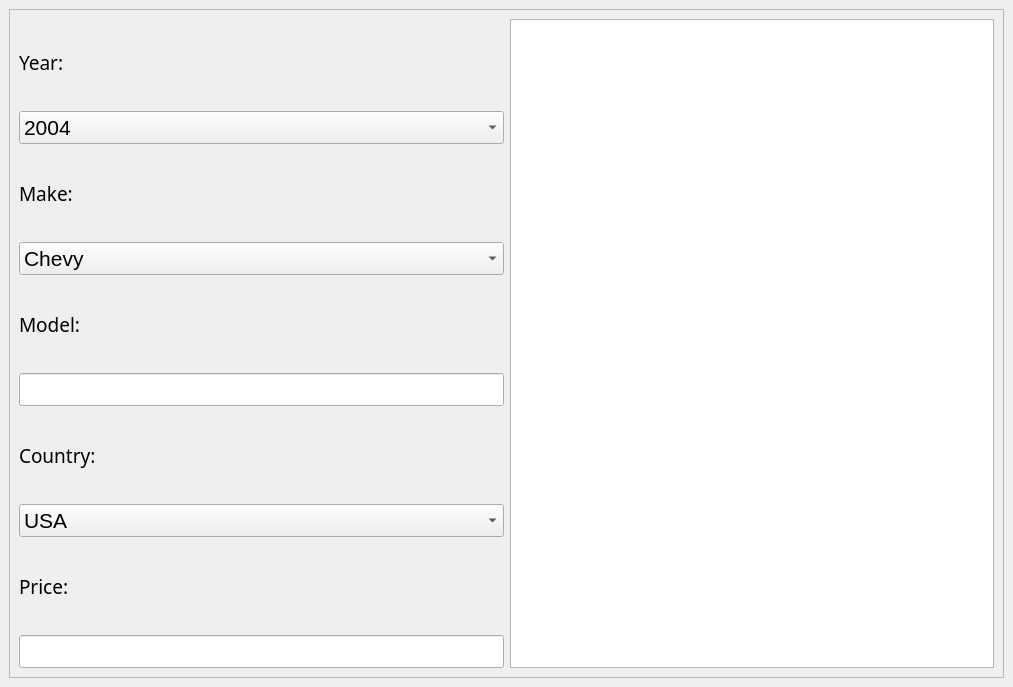
<?xml version="1.0" encoding="UTF-8"?>
<ui version="4.0">
 <class>DockWidget</class>
 <widget class="QDockWidget" name="DockWidget">
  <property name="geometry">
   <rect>
    <x>0</x>
    <y>0</y>
    <width>1013</width>
    <height>687</height>
   </rect>
  </property>
  <property name="windowTitle">
   <string>Car Form</string>
  </property>
  <widget class="QWidget" name="dockWidgetContents">
   <layout class="QHBoxLayout" name="horizontalLayout">
    <item>
     <widget class="QScrollArea" name="scrollArea">
      <property name="widgetResizable">
       <bool>true</bool>
      </property>
      <widget class="QWidget" name="scrollAreaWidgetContents">
       <property name="geometry">
        <rect>
         <x>0</x>
         <y>0</y>
         <width>989</width>
         <height>637</height>
        </rect>
       </property>
       <layout class="QGridLayout" name="gridLayout">
        <item row="1" column="0">
         <widget class="QComboBox" name="inputYear">
          <property name="font">
           <font>
            <pointsize>16</pointsize>
           </font>
          </property>
          <item>
           <property name="text">
            <string>2004</string>
           </property>
          </item>
          <item>
           <property name="text">
            <string>2003</string>
           </property>
          </item>
          <item>
           <property name="text">
            <string>2002</string>
           </property>
          </item>
          <item>
           <property name="text">
            <string>2001</string>
           </property>
          </item>
          <item>
           <property name="text">
            <string>2000</string>
           </property>
          </item>
          <item>
           <property name="text">
            <string>1999</string>
           </property>
          </item>
          <item>
           <property name="text">
            <string>1998</string>
           </property>
          </item>
          <item>
           <property name="text">
            <string>1997</string>
           </property>
          </item>
          <item>
           <property name="text">
            <string>1996</string>
           </property>
          </item>
          <item>
           <property name="text">
            <string>1995</string>
           </property>
          </item>
          <item>
           <property name="text">
            <string>1994</string>
           </property>
          </item>
          <item>
           <property name="text">
            <string>1993</string>
           </property>
          </item>
         </widget>
        </item>
        <item row="0" column="0">
         <widget class="QLabel" name="lableYear">
          <property name="font">
           <font>
            <family>PMingLiU-ExtB</family>
            <pointsize>14</pointsize>
           </font>
          </property>
          <property name="text">
           <string>Year:</string>
          </property>
         </widget>
        </item>
        <item row="2" column="0">
         <widget class="QLabel" name="lableMake">
          <property name="font">
           <font>
            <family>PMingLiU-ExtB</family>
            <pointsize>14</pointsize>
           </font>
          </property>
          <property name="text">
           <string>Make:</string>
          </property>
         </widget>
        </item>
        <item row="3" column="0">
         <widget class="QComboBox" name="inputMake">
          <property name="font">
           <font>
            <pointsize>16</pointsize>
           </font>
          </property>
          <item>
           <property name="text">
            <string>Chevy</string>
           </property>
          </item>
          <item>
           <property name="text">
            <string>Dodge</string>
           </property>
          </item>
          <item>
           <property name="text">
            <string>Ford</string>
           </property>
          </item>
          <item>
           <property name="text">
            <string>Jeep</string>
           </property>
          </item>
          <item>
           <property name="text">
            <string>Honda</string>
           </property>
          </item>
          <item>
           <property name="text">
            <string>Nissan</string>
           </property>
          </item>
          <item>
           <property name="text">
            <string>Acura</string>
           </property>
          </item>
          <item>
           <property name="text">
            <string>Toyota</string>
           </property>
          </item>
         </widget>
        </item>
        <item row="4" column="0">
         <widget class="QLabel" name="lableModel">
          <property name="font">
           <font>
            <family>PMingLiU-ExtB</family>
            <pointsize>14</pointsize>
           </font>
          </property>
          <property name="text">
           <string>Model:</string>
          </property>
         </widget>
        </item>
        <item row="5" column="0">
         <widget class="QLineEdit" name="inputModel">
          <property name="font">
           <font>
            <pointsize>16</pointsize>
           </font>
          </property>
         </widget>
        </item>
        <item row="6" column="0">
         <widget class="QLabel" name="lableCountry">
          <property name="font">
           <font>
            <family>PMingLiU-ExtB</family>
            <pointsize>14</pointsize>
           </font>
          </property>
          <property name="text">
           <string>Country:</string>
          </property>
         </widget>
        </item>
        <item row="7" column="0">
         <widget class="QComboBox" name="inputCountry">
          <property name="font">
           <font>
            <pointsize>16</pointsize>
           </font>
          </property>
          <item>
           <property name="text">
            <string>USA</string>
           </property>
          </item>
          <item>
           <property name="text">
            <string>Canada</string>
           </property>
          </item>
          <item>
           <property name="text">
            <string>Mexico</string>
           </property>
          </item>
         </widget>
        </item>
        <item row="8" column="0">
         <widget class="QLabel" name="lablePrice">
          <property name="font">
           <font>
            <family>PMingLiU-ExtB</family>
            <pointsize>14</pointsize>
           </font>
          </property>
          <property name="text">
           <string>Price:</string>
          </property>
         </widget>
        </item>
        <item row="9" column="0">
         <widget class="QLineEdit" name="inputPrice">
          <property name="font">
           <font>
            <pointsize>16</pointsize>
           </font>
          </property>
         </widget>
        </item>
        <item row="0" column="1" rowspan="10">
         <widget class="QTextEdit" name="displayData">
          <property name="enabled">
           <bool>true</bool>
          </property>
          <property name="font">
           <font>
            <family>Georgia</family>
            <pointsize>20</pointsize>
           </font>
          </property>
          <property name="cursor" stdset="0">
           <cursorShape>ForbiddenCursor</cursorShape>
          </property>
          <property name="readOnly">
           <bool>true</bool>
          </property>
          <property name="markdown">
           <string/>
          </property>
          <property name="html">
           <string>&lt;!DOCTYPE HTML PUBLIC &quot;-//W3C//DTD HTML 4.0//EN&quot; &quot;http://www.w3.org/TR/REC-html40/strict.dtd&quot;&gt;
&lt;html&gt;&lt;head&gt;&lt;meta name=&quot;qrichtext&quot; content=&quot;1&quot; /&gt;&lt;style type=&quot;text/css&quot;&gt;
p, li { white-space: pre-wrap; }
&lt;/style&gt;&lt;/head&gt;&lt;body style=&quot; font-family:'Georgia'; font-size:20pt; font-weight:400; font-style:normal;&quot;&gt;
&lt;p style=&quot;-qt-paragraph-type:empty; margin-top:0px; margin-bottom:0px; margin-left:0px; margin-right:0px; -qt-block-indent:0; text-indent:0px;&quot;&gt;&lt;br /&gt;&lt;/p&gt;&lt;/body&gt;&lt;/html&gt;</string>
          </property>
         </widget>
        </item>
       </layout>
      </widget>
     </widget>
    </item>
   </layout>
  </widget>
 </widget>
 <resources/>
 <connections/>
</ui>
